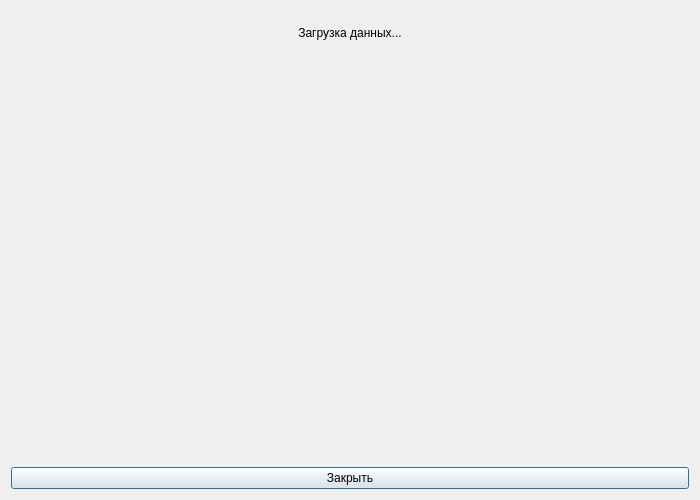
<?xml version="1.0" encoding="UTF-8"?>
<ui version="4.0">
 <class>HistoryChart</class>
 <widget class="QDialog" name="HistoryChart">
  <property name="geometry">
   <rect><x>0</x><y>0</y><width>700</width><height>500</height></rect>
  </property>
  <property name="windowTitle">
   <string>📊 История потребления</string>
  </property>
  <layout class="QVBoxLayout" name="verticalLayout">
   <item>
    <widget class="QLabel" name="labelNoData">
     <property name="text"><string>Загрузка данных...</string></property>
     <property name="alignment"><set>Qt::AlignCenter</set></property>
     <property name="minimumSize"><size><width>0</width><height>30</height></size></property>
    </widget>
   </item>
   <item>
    <widget class="QWidget" name="widgetChartContainer" native="true">
     <property name="minimumSize"><size><width>650</width><height>400</height></size></property>
    </widget>
   </item>
   <item>
    <widget class="QPushButton" name="btnClose">
     <property name="text"><string>Закрыть</string></property>
    </widget>
   </item>
  </layout>
 </widget>
 <resources/>
 <connections>
  <connection><sender>btnClose</sender><signal>clicked()</signal><receiver>HistoryChart</receiver><slot>accept()</slot></connection>
 </connections>
</ui>
